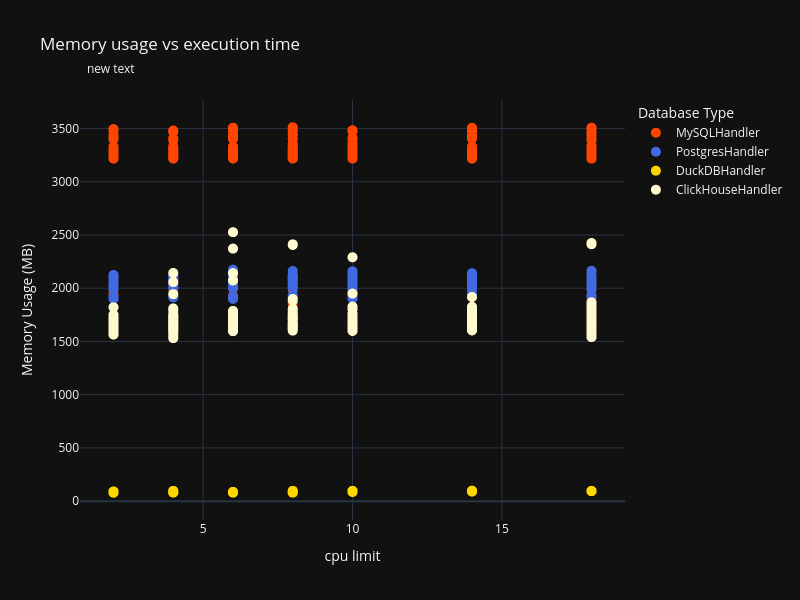

Notebook code cell kept with this figure:
### Code cell
mem_ram_execution = px.scatter(
   results_df,
   x='cpu_limit',
   y='memory_usage_mb',
   color='database_type',
   #size='execution_time_ms',
   title='Memory usage vs execution time',
   color_discrete_map=color_map,
   template=template,
   height=600,
   width=800,
   #log_x=True,
   #log_y=True
)

mem_ram_execution.update_traces(marker_size=10)

mem_ram_execution.update_layout(
    xaxis_title="cpu limit",
    yaxis_title="Memory Usage (MB)",
    legend_title="Database Type",

    annotations=[
        dict(xref='paper', yref='paper',
             x=.01, y=1.1,
             showarrow=False,
             #text="Size of marker = memory usage %",
             font=dict(size=12),
             align="left")
    ]   
)
mem_ram_execution.show()

### Figure 1 — Plotly figure (JSON) as saved in the notebook; plotly's stock layout.template omitted (floating-point values rounded to 4 significant figures; data arrays with more than 128 entries replaced by an {"elided": "..."} marker saying what was removed)
{"data": [{"hovertemplate": "database_type=MySQLHandler<br>cpu_limit=%{x}<br>memory_usage_mb=%{y}<extra></extra>", "legendgroup": "MySQLHandler", "marker": {"color": "orangered", "size": 10, "symbol": "circle"}, "mode": "markers", "name": "MySQLHandler", "showlegend": true, "type": "scattergl", "x": {"elided": "451 int values"}, "xaxis": "x", "y": {"elided": "451 float values"}, "yaxis": "y"}, {"hovertemplate": "database_type=PostgresHandler<br>cpu_limit=%{x}<br>memory_usage_mb=%{y}<extra></extra>", "legendgroup": "PostgresHandler", "marker": {"color": "royalblue", "size": 10, "symbol": "circle"}, "mode": "markers", "name": "PostgresHandler", "showlegend": true, "type": "scattergl", "x": {"elided": "451 int values"}, "xaxis": "x", "y": {"elided": "451 float values"}, "yaxis": "y"}, {"hovertemplate": "database_type=DuckDBHandler<br>cpu_limit=%{x}<br>memory_usage_mb=%{y}<extra></extra>", "legendgroup": "DuckDBHandler", "marker": {"color": "gold", "size": 10, "symbol": "circle"}, "mode": "markers", "name": "DuckDBHandler", "showlegend": true, "type": "scattergl", "x": {"elided": "462 int values"}, "xaxis": "x", "y": {"elided": "462 float values"}, "yaxis": "y"}, {"hovertemplate": "database_type=ClickHouseHandler<br>cpu_limit=%{x}<br>memory_usage_mb=%{y}<extra></extra>", "legendgroup": "ClickHouseHandler", "marker": {"color": "lemonchiffon", "size": 10, "symbol": "circle"}, "mode": "markers", "name": "ClickHouseHandler", "showlegend": true, "type": "scattergl", "x": {"elided": "451 int values"}, "xaxis": "x", "y": {"elided": "451 float values"}, "yaxis": "y"}], "layout": {"annotations": [{"align": "left", "font": {"size": 12}, "showarrow": false, "x": 0.01, "xref": "paper", "y": 1.1, "yref": "paper"}], "height": 600, "legend": {"title": {"text": "Database Type"}, "tracegroupgap": 0}, "title": {"text": "Memory usage vs execution time"}, "width": 800, "xaxis": {"anchor": "y", "domain": [0, 1], "title": {"text": "cpu limit"}}, "yaxis": {"anchor": "x", "domain": [0, 1], "title": {"text": "Memory Usage (MB)"}}}}
